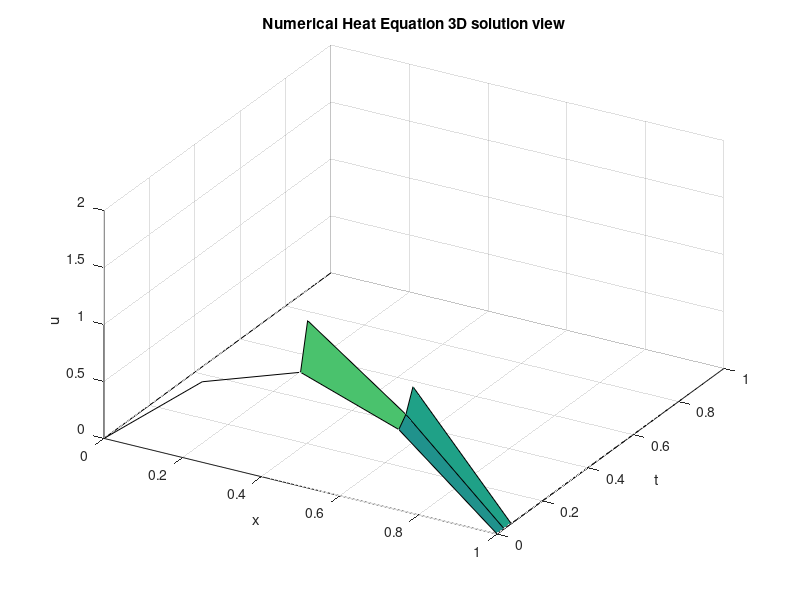
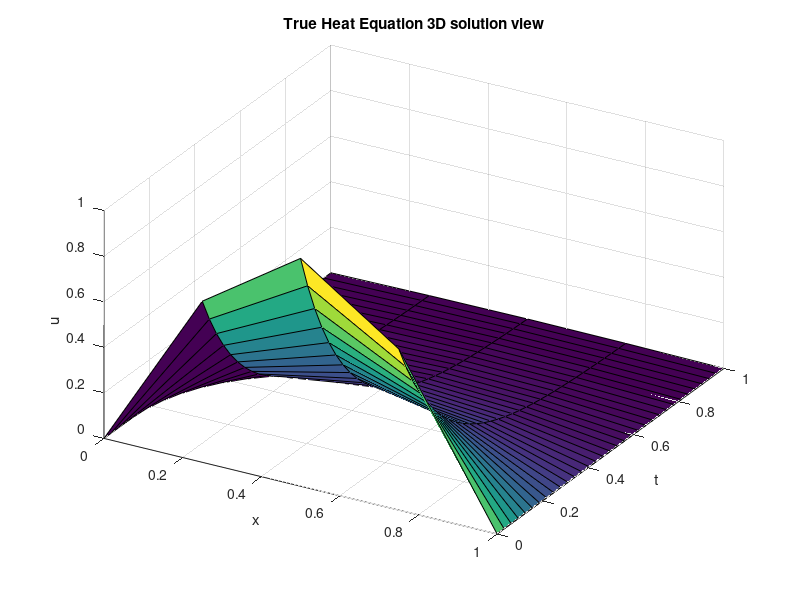

These charts were generated, in order, by the following MATLAB code: (Note: this script raises an error after producing the figures.)
%%%%%%%%%%%%%%%%%%%%%%%%%%%%%%%%%%%%%%%%%%%%%%%%%%%%%%%%%%%%%%%%%%%%
%   NSFD Schemes ID #21 using Forward Difference Method for Heat Equation
%   Explicit Equation:   
%          U(j+1,k) = (1-2R)*U(j,k) + R(U(j,k+1) + U(j,k-1))
%
%   Output: u := numerical approximation of u, the heat equation
%           u_true := the true solution to the heat equation
%
%    (CASE IV)
%    ID#20 Unity Approximation:
%          1 = (U(j,i) + U(j,i+1) + U(j,i-1))/(2U(j,i+1)
%
%          U(j+1,k) = ((1-2*R)*U(j,i)*K)/(3U(j,i-1)) + ((1+R)(U(j,i-1)
%          +K))/(3), K = u(j,i+1) + u(j,i)
%%%%%%%%%%%%%%%%%%%%%%%%%%%%%%%%%%%%%%%%%%%%%%%%%%%%%%%%%%%%%%%%%%%%%

%%% Initialize variables and mesh space
clc
clear
format long

L=1;                %x length, could be thought of as rod length
T=1;                %total t, typically 1
D=1/2;              %Diffusivity coefficient in (0,1)

po = 2;             %controls time and space steps
M=2^po;             %various different space step iterations
K=2^(2*po+1);       %this is set up such that K and M meet the CFL conditions for stability

x_0=0;              %initial x and t values
t_0=0;

dx=L/M;             %dx and dt are the evenly-spaced mesh points
dt=T/K;

R=D*dt/dx^2;        %CFL says R<1/2
if R >= 1/2
    disp('R must be less than 1/2. Try lowering value of M')
    return
end



%%%Creating the Mesh

%{
for j=1:K+1
    t(j)=(j-1)*dt;          %There are multiple ways to create the time mesh, this is not the most efficient but is clear in setup
end
%}
t = 0:dt:T;                  %This is the method I use

% Position Mesh Points
%{
for i=1:M+1
    x(i)=(i-1)*dx; %since Matlab begins at 1, x_0 must be i-1
    end
%}
x = 0:dx:L; %for -L to L, change M to 2*M








%%% Numerical Soln Loop


a = @(t) 0;         %2*t;       %boundary condition x=0
b = @(t) 0;           %2*t+L;     %boundary condition x=L
g = @(x) sin(pi.*x);  %x.^2;      %initial condition, t=0


u=zeros(K+1, M+1);

u(:,1)=a(t'); %input BCs
u(:,end)=b(t');
u(1,:)=g(x); %input ICs



% Forward Difference Scheme
for j=1:K
    for i=2:M
        W = u(j,i+1) + u(j,i);
        u(j+1,i) = ((1-2*R)*u(j,i)*W)/(3*u(j,i-1)) + ((1+R)*(u(j,i-1)+W))/(3);
    end
end
  
    

%Computing the Exact Solution, u_true
u_true=zeros(K+1, M+1);

for j=1:K+1
    for i=1:M+1
        u_true(j,i) = sin(pi.*x(i))*exp(-D*pi^2*t(j));   
    end
end

%%% Plots and Graphs

% Figures 1 - 2 are 1-D representations of u. Since these aren't often
% useful, they are commented out.
%{
figure(1)
for j=1:K+1
    plot(x,u_true(j,:),'linewidth',2);
    hold on;
end
title('True Heat Equation 2D views for different times')
xlabel('x')
ylabel('u_truee')

figure(2)
for j=1:K+1
    plot(x,u(j,:),'linewidth',2);
    hold on;
end
title('Numerical Heat Equation 2D views for different times')
xlabel('x')
ylabel('u')
%}

%3-D Representations of u and u_true
figure(3)
X1=kron(ones(K+1,1),x);
T1=kron(ones(1,M+1),t');
surf(X1,T1,u)
view(30,40);
title('Numerical Heat Equation 3D solution view')
xlabel('x')
ylabel('t')
zlabel('u')

figure(4)
X1=kron(ones(K+1,1),x);
T1=kron(ones(1,M+1),t');
surf(X1,T1,u_true)
view(30,40);
title('True Heat Equation 3D solution view')
xlabel('x')
ylabel('t')
zlabel('u')
%{
figure(5)
plot(x,u(K,:),'linewidth',2);
hold on;
plot(x,u_true(K,:),'linewidth',2);
%}

%%% Errors and norms

%We are taking the LAST row of u and u_true to compare them. This will
%capture any truncation errors that have become exacerbated over iterations
    
u1 = u(end-1,:)
u1_true = u_true(end-1,:)


L_inf = max(max(abs(u1-u1_true))); 
L2 = norm(u1-u1_true, 1); 

L1  = norm(u1-u1_true, 2);

L1 = L1';
L2 = L2';
L_inf = L_inf';

x(2) - x(1)
results = table(K, M, L1,L2,L_inf)
